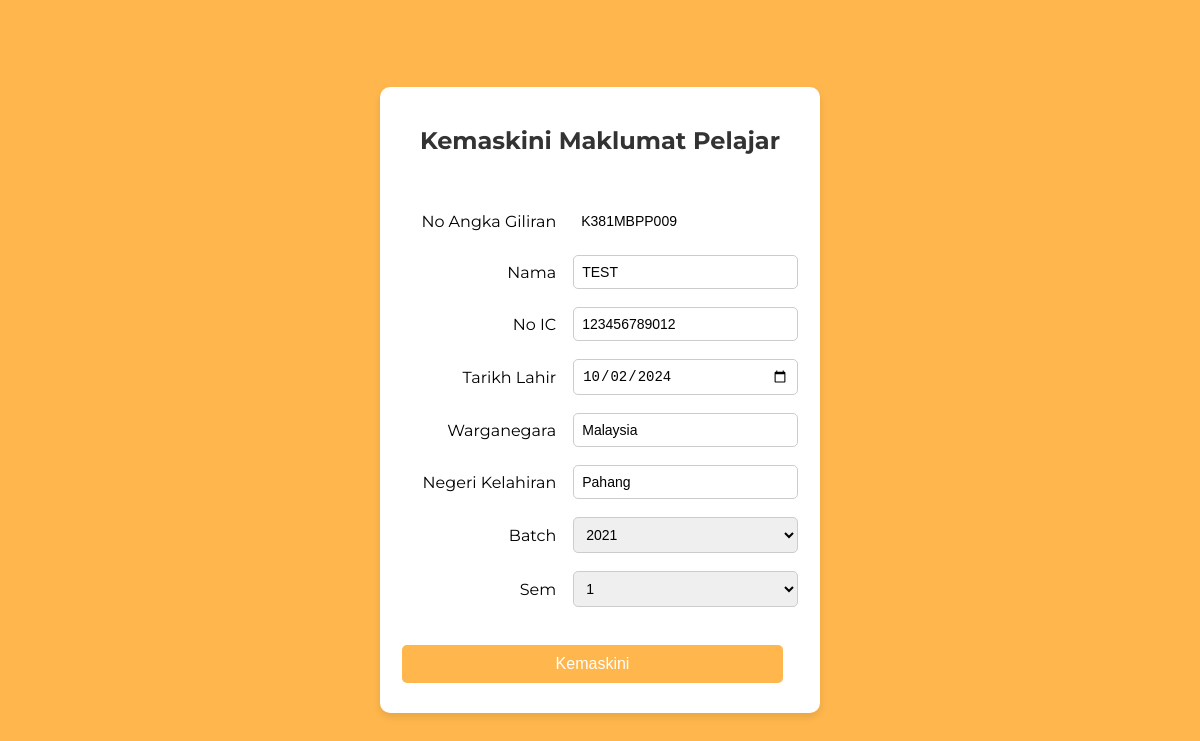
The page /updatebpp.php?no_angka_giliran=K381MBPP009 on the database its author committed.
### tables this page shows
CREATE TABLE `maklumatbpp` (
  `no_angka_giliran` varchar(11) NOT NULL,
  `nama` text NOT NULL,
  `no_ic` varchar(12) NOT NULL,
  `tarikh_lahir` date NOT NULL,
  `warganegara` text NOT NULL,
  `negeri_kelahiran` text NOT NULL,
  `batch` text NOT NULL,
  `sem` text NOT NULL
);

### updatebpp.php (the view, shortened to what this page needs)
<?php
    include 'connection.php';
    $no_angka_giliran = $_GET['no_angka_giliran'];
    $papar = mysqli_query($connect, "SELECT * FROM maklumatbpp WHERE no_angka_giliran='$no_angka_giliran'");
    while($res = mysqli_fetch_array($papar))
    {
        $no_angka_giliran = $res['no_angka_giliran'];
        $nama = $res['nama'];
        $no_ic = $res['no_ic'];
        $tarikh_lahir = $res['tarikh_lahir'];
        $warganegara = $res['warganegara'];
        $negeri_kelahiran = $res['negeri_kelahiran'];
        $batch = $res['batch'];
        $sem = $res['sem'];
    }
?>
<!DOCTYPE html>
<html lang="en">
<head>
</head>
<body>
    <div class="form-container">
        <h2>Kemaskini Maklumat Pelajar</h2>
        <form action="pros_kemaskinibpp.php" method="post">
            <table>
                <tr>
                    <td>No Angka Giliran</td>
                    <td><input style="border: none;" type="text" name="no_angka_giliran" value="<?php echo $no_angka_giliran; ?>" readonly></td>
                </tr>
                <tr>
                    <td>Nama</td>
                    <td><input type="text" name="nama" value="<?php echo $nama; ?>"></td>
                </tr>
                <tr>
                    <td>No IC</td>
                    <td><input type="text" name="no_ic" value="<?php echo $no_ic; ?>"></td>
                </tr>
                <tr>
                    <td>Tarikh Lahir</td>
                    <td><input type="date" name="tarikh_lahir" value="<?php echo $tarikh_lahir; ?>"></td>
                </tr>
                <tr>
                    <td>Warganegara</td>
                    <td><input type="text" name="warganegara" value="<?php echo $warganegara; ?>"></td>
                </tr>
                <tr>
                    <td>Negeri Kelahiran</td>
                    <td><input type="text" name="negeri_kelahiran" value="<?php echo $negeri_kelahiran; ?>"></td>
                </tr>
                <tr>
                    <td>Batch</td>
                    <td>
                        <select name="batch">
                            <option value="2021" <?php if($batch == '2021') echo 'selected'; ?>>2021</option>
                        </select>
                    </td>
                </tr>
                <tr>
                    <td>Sem</td>
                    <td>
                        <select name="sem">
                            <option value="1" <?php if($sem == '1') echo 'selected'; ?>>1</option>
                        </select>
                    </td>
                </tr>
                <tr>
                    <td colspan="2"><input type="submit" name="update" value="Kemaskini"></td>
                </tr>
            </table>
        </form>
    </div>
</body>
</html>

### updatebpp.php (style rules this page uses)
body { font-family: 'Montserrat', sans-serif; background-color: #ffb74d; margin: 0; padding: 0; display: flex; justify-content: center; align-items: center; height: 100vh; }
h2 { text-align: center; padding-bottom: 20px; color: #333; }
.form-container { background-color: white; padding: 20px; border-radius: 10px; box-shadow: 0 4px 8px rgba(0, 0, 0, 0.1); max-width: 400px; width: 100%; }
table { width: 100%; margin-top: 20px; }
table td { padding: 8px 0; }
table td:first-child { text-align: right; padding-right: 15px; }
input[type="text"], input[type="date"], select { width: 100%; padding: 8px; border: 1px solid #ccc; border-radius: 5px; box-sizing: border-box; font-size: 14px; }
input[type="submit"] { background-color: #ffb74d; color: white; border: none; border-radius: 5px; padding: 10px 20px; cursor: pointer; font-size: 16px; margin-top: 20px; width: 100%; }

### rows shown on the page
maklumatbpp: no_angka_giliran "K381MBPP009", nama "TEST", no_ic "123456789012", tarikh_lahir "10/02/2024", warganegara "Malaysia", negeri_kelahiran "Pahang", batch "2021", sem "1"
